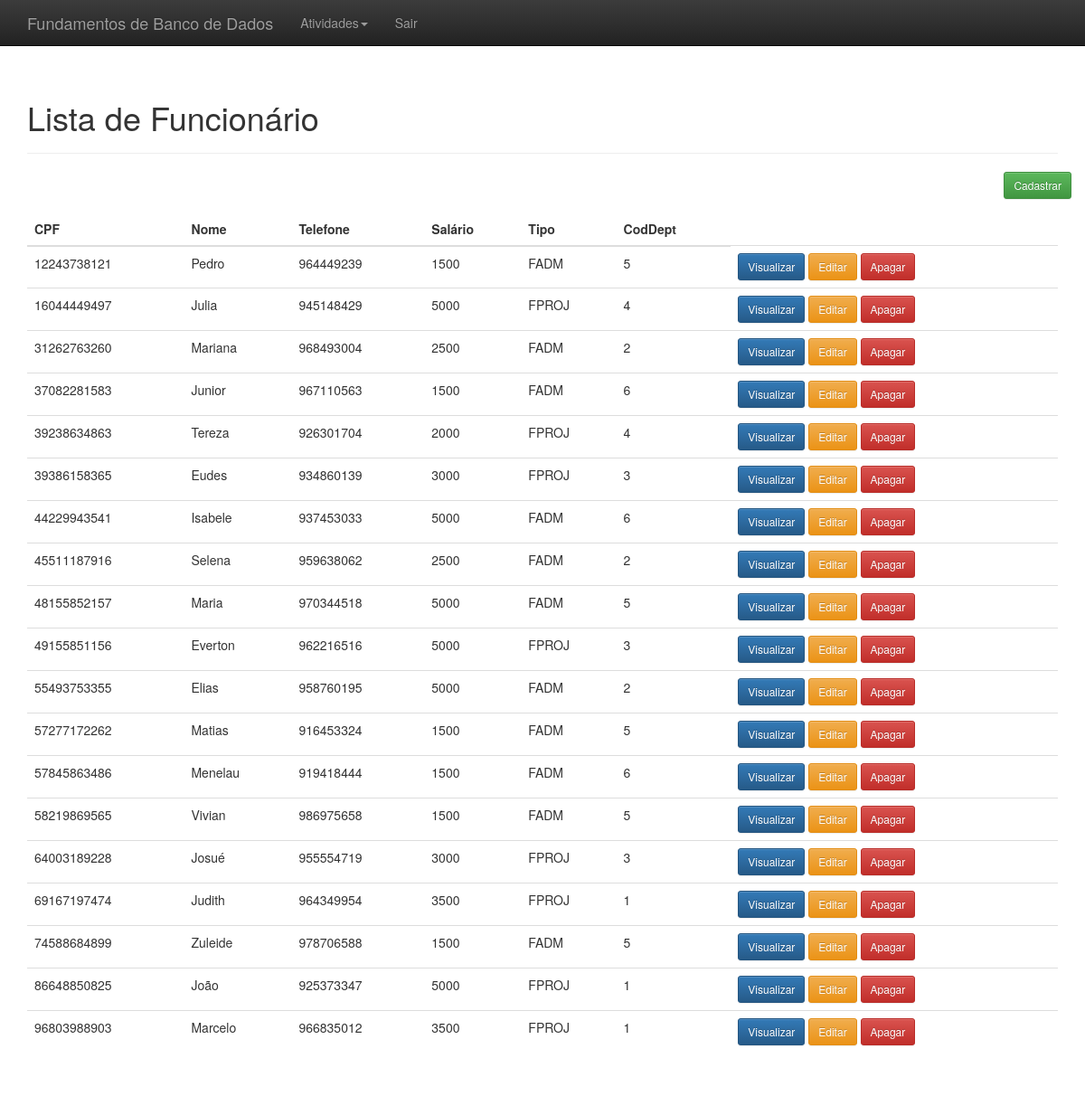
Screenshot of /index.php?link=10 with the database file from the repository.
### tables this page shows
CREATE TABLE Funcionario(
	CPF VARCHAR(11) ,
    Nome VARCHAR(100),
    Telefone VARCHAR(20),
    Salario FLOAT,
    Tipo VARCHAR(30),
    CodDept INT
    );

### listar_funcionario.php (the view, shortened to what this page needs)
<?php
    include "conexao.php";
	$resultado=mysqli_query($conectar,"SELECT * FROM funcionario ORDER BY CPF");
?>
<div class="container theme-showcase" role="main">
  <div class="page-header">
	<h1>Lista de Funcionário</h1>
  </div>
  <div class="row espaco">
	<div class="pull-right">
		<a href="index.php?link=3"<button type='button' class='btn btn-sm btn-success'>Cadastrar</button></a>
	</div>
  </div>
  <div class="row">
	<div class="col-md-12">
	  <table class="table">
		<thead>
		  <tr>
			<th>CPF</th>
			<th>Nome</th>
			<th>Telefone</th>
			<th>Salário</th>
			<th>Tipo</th>
			<th>CodDept</th>
		  </tr>
		</thead>
		<tbody>
			<?php
				while($linhas = mysqli_fetch_array($resultado)){
					echo "<tr>";
						echo "<td>".$linhas['CPF']."</td>";
						echo "<td>".$linhas['Nome']."</td>";
						echo "<td>".$linhas['Telefone']."</td>";
						echo "<td>".$linhas['Salario']."</td>";
						echo "<td>".$linhas['Tipo']."</td>";
                        echo "<td>".$linhas['CodDept']."</td>";
						?>
						<td>
						<a href='index.php?link=5&id=<?php echo $linhas['id']; ?>'><button type='button' class='btn btn-sm btn-primary'>Visualizar</button></a>
						<a href='index.php?link=4&id=<?php echo $linhas['id']; ?>'><button type='button' class='btn btn-sm btn-warning'>Editar</button></a>
						<a href='processa/proc_apagar_funcionario.php?CPF=<?php echo $linhas['CPF']; ?>'><button type='button' class='btn btn-sm btn-danger'>Apagar</button></a>
						<?php
					echo "</tr>";
				}
			?>
		</tbody>
	  </table>
	</div>
  </div>
</div>

### css/theme.css (style rules this page uses)
body { padding-top: 70px; padding-bottom: 30px; }
.espaco { margin-bottom:15px; }

### rows the page displays
funcionario: CPF "12243738121", Nome "Pedro", Telefone "964449239", Salario "1500", Tipo "FADM", CodDept "5"
funcionario: CPF "16044449497", Nome "Julia", Telefone "945148429", Salario "5000", Tipo "FPROJ", CodDept "4"
funcionario: CPF "31262763260", Nome "Mariana", Telefone "968493004", Salario "2500", Tipo "FADM", CodDept "2"
funcionario: CPF "37082281583", Nome "Junior", Telefone "967110563", Salario "1500", Tipo "FADM", CodDept "6"
funcionario: CPF "39238634863", Nome "Tereza", Telefone "926301704", Salario "2000", Tipo "FPROJ", CodDept "4"
funcionario: CPF "39386158365", Nome "Eudes", Telefone "934860139", Salario "3000", Tipo "FPROJ", CodDept "3"
funcionario: CPF "44229943541", Nome "Isabele", Telefone "937453033", Salario "5000", Tipo "FADM", CodDept "6"
funcionario: CPF "45511187916", Nome "Selena", Telefone "959638062", Salario "2500", Tipo "FADM", CodDept "2"
funcionario: CPF "48155852157", Nome "Maria", Telefone "970344518", Salario "5000", Tipo "FADM", CodDept "5"
funcionario: CPF "49155851156", Nome "Everton", Telefone "962216516", Salario "5000", Tipo "FPROJ", CodDept "3"
funcionario: CPF "55493753355", Nome "Elias", Telefone "958760195", Salario "5000", Tipo "FADM", CodDept "2"
funcionario: CPF "57277172262", Nome "Matias", Telefone "916453324", Salario "1500", Tipo "FADM", CodDept "5"
funcionario: CPF "57845863486", Nome "Menelau", Telefone "919418444", Salario "1500", Tipo "FADM", CodDept "6"
funcionario: CPF "58219869565", Nome "Vivian", Telefone "986975658", Salario "1500", Tipo "FADM", CodDept "5"
funcionario: CPF "64003189228", Nome "Josué", Telefone "955554719", Salario "3000", Tipo "FPROJ", CodDept "3"
funcionario: CPF "69167197474", Nome "Judith", Telefone "964349954", Salario "3500", Tipo "FPROJ", CodDept "1"
funcionario: CPF "74588684899", Nome "Zuleide", Telefone "978706588", Salario "1500", Tipo "FADM", CodDept "5"
funcionario: CPF "86648850825", Nome "João", Telefone "925373347", Salario "5000", Tipo "FPROJ", CodDept "1"
funcionario: CPF "96803988903", Nome "Marcelo", Telefone "966835012", Salario "3500", Tipo "FPROJ", CodDept "1"
